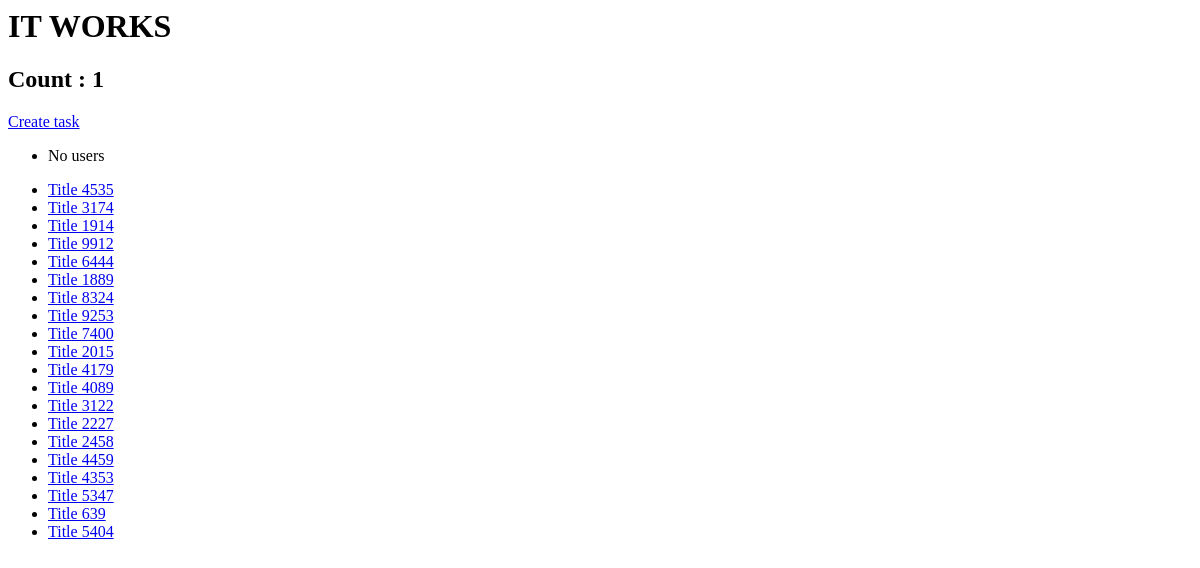
Before: / with the older database file.
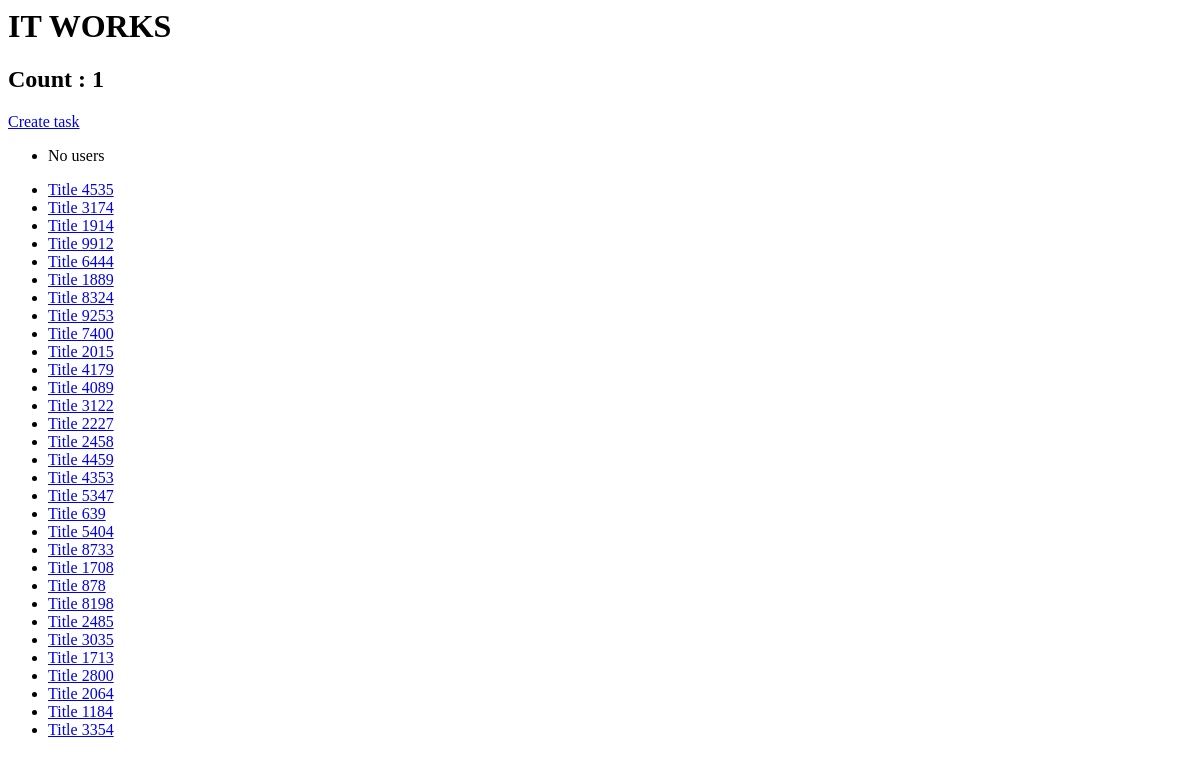
After: the same page with the newer database file.
### demo/web/models.py (models this page shows)
class Task(models.Model):
    title = models.CharField(max_length=50)
    completed = models.BooleanField(default=False)

### demo/web/views.py (the view)
# urls.py: path('', index, name='index'),
def index(request):
    request.session['count'] = request.session.get('count', 0) + 1
    if not cache.get('users'):
        users = cache.set('users', UserModel.objects.all(), 30)
    users = cache.get('users')
    prev_tasks_id = request.session.get('prev_tasks', [])
    context = {
        'users': users,
        'count': request.session['count'],
        'tasks':Task.objects.all(),
        'prev_tasks': Task.objects.filter(pk__in=prev_tasks_id),
    }
    return render(request,
                  'index.html',
                  context)

### templates/index.html (shortened to what this page needs)
<h1>IT WORKS</h1>
<h2> Count : {{ count }} </h2>
<a href="{% url 'create_task' %}">Create task</a>
<ul>
    {% for user in users %}
        <li>grate
            {{ user.username }}
        </li>
        {% empty %}
        <li>
        No users
        </li>
    {% endfor %}
</ul>
<ul>
    {% for task in tasks %}
        <li>
            <a href="{% url 'details_task' task.pk %}">{{ task.title }}</a>
        </li>
    {% endfor %}
</ul>

Changed rows visible on the page:
added Task: title "Title 8733"
added Task: title "Title 1708"
added Task: title "Title 878"
added Task: title "Title 8198"
added Task: title "Title 2485"
added Task: title "Title 3035"
added Task: title "Title 1713"
added Task: title "Title 2800"
added Task: title "Title 2064"
added Task: title "Title 1184"
added Task: title "Title 3354"
